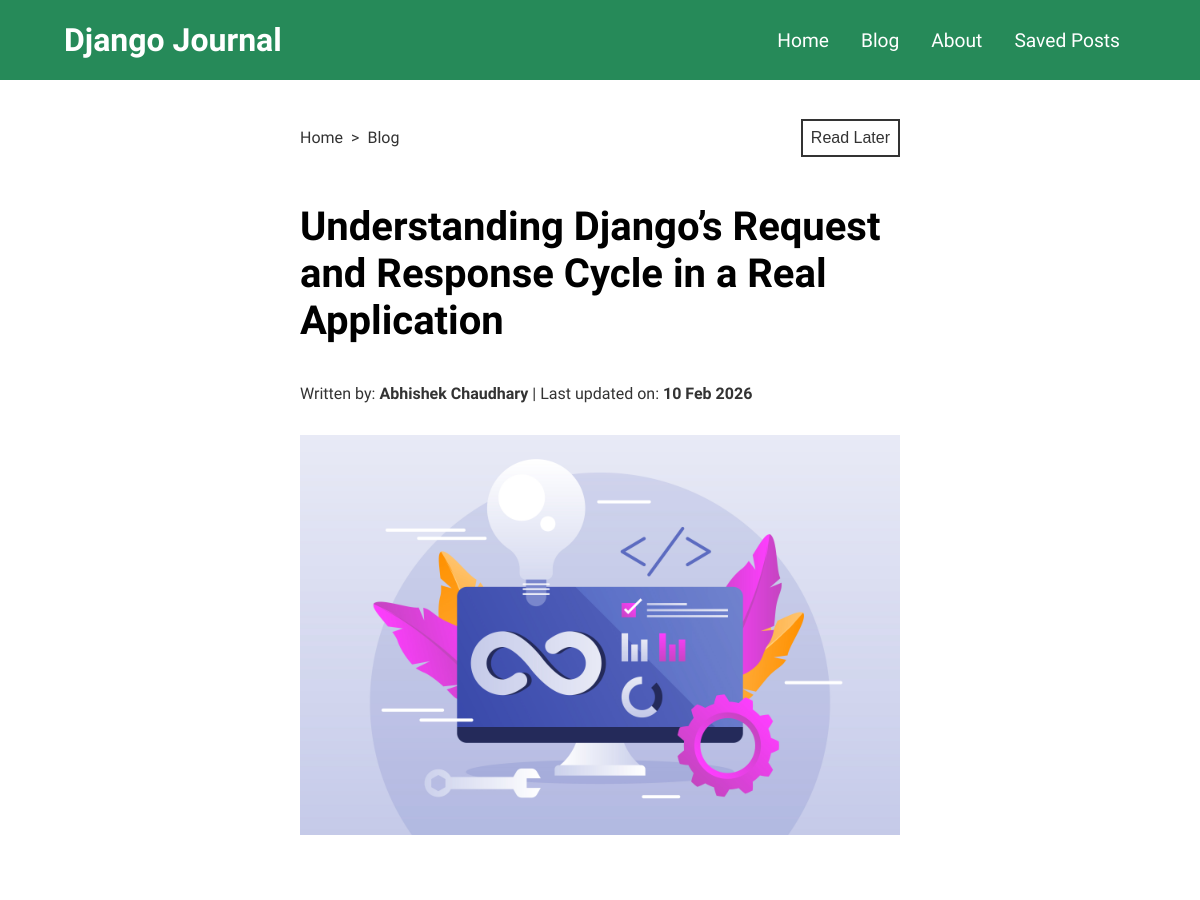
The app's page /blog/understanding-djangos-request-and-response-cycle (upper part), older data.
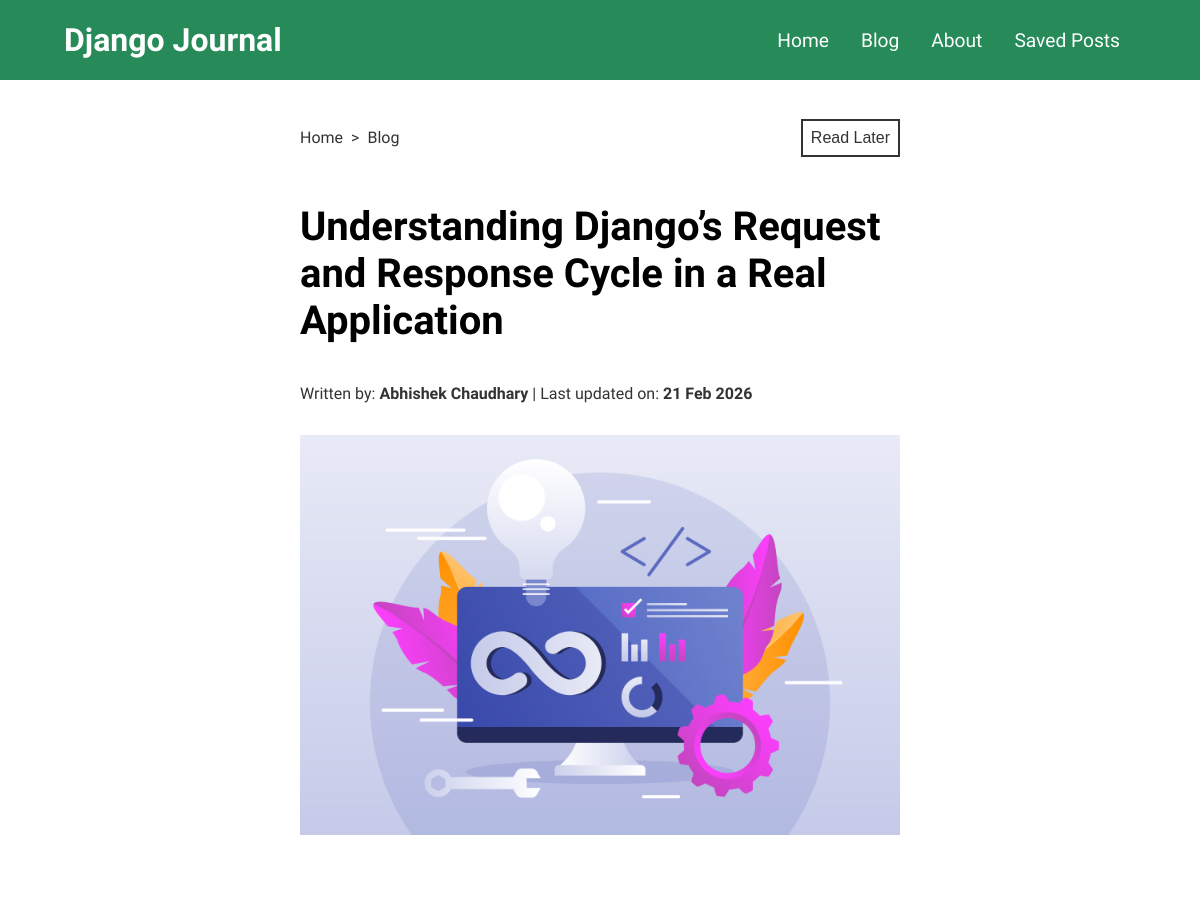
The same page, newer data.
### blog/models.py (models this page shows, shortened)
class Post(models.Model):
    title = models.CharField(max_length=200)
    author = models.ForeignKey(Author, on_delete=models.SET_NULL, null=True)
    date = models.DateField(auto_now=True)
    slug = models.SlugField(unique=True, db_index=True)
    excerpt = models.CharField(max_length=200)
    content = models.TextField(validators=[MinLengthValidator(10)])
    image = models.ImageField(upload_to="images/", default="images/7090544.jpg")
    tags = models.ManyToManyField(Tag)

class Author(models.Model):
    f_name = models.CharField(max_length=50)
    l_name = models.CharField(max_length=50)
    email_address = models.EmailField(null=True)
    def __str__(self):
        return f"{self.f_name} {self.l_name}"

### blog/views.py (the view, shortened to what this page needs)
# urls.py: path("blog/<slug:slug>", views.BlogDetailView.as_view(), name="blog-detail")
class BlogDetailView(View):
    def is_saved_for_later(self, request, post_id):
        saved_posts = request.session.get("saved_posts")
        if saved_posts is not None:
            is_saved_for_later = post_id in saved_posts
        else:
            is_saved_for_later = False
        return is_saved_for_later
    def get(self, request, slug):
        post = Post.objects.get(slug=slug)
        context = {
            "blog_detail": post,
            "form": CommentForm(),
            "is_saved_for_later": self.is_saved_for_later(request, post.id)
        }
        return render(request, "blog/blog_detail.html", context)

### blog/forms.py
class CommentForm(forms.ModelForm):
    class Meta:
        model = Comment
        exclude = ["post"]
        widgets = {
                'user_name': forms.TextInput(attrs={
                    'class': 'user-name-field',
                    'placeholder': 'Your Name'
                }),
                'comment': forms.Textarea(attrs={
                    'class': 'comment-field',
                    'placeholder': 'Leave a comment...'
                })
                }

### blog/templates/blog/blog_detail.html (shortened to what this page needs)
{% extends "base.html" %}
{% load static %}
{% block css_files %}
    <link rel="stylesheet" href="{% static 'blog/styles.css' %}">
    <link rel="stylesheet" href="{% static 'blog/header.css' %}">
    <link rel="stylesheet" href="{% static 'blog/footer.css' %}">
    <link rel="stylesheet" href="{% static 'blog/blog_detail.css' %}">
{% endblock %}
{% block content %}
    {% include "./includes/header.html" %}
    <div class="top-section">
        <div class="breadcrumb">
            <ul>
                <li><a href="{% url 'index-page' %}" >Home</a></li>
                <li><a href="{% url 'blog-page' %}" >Blog</a></li>
            </ul>
        </div>
        <div class="read-later">
            <form action="{% url 'read-later' %}" method="POST">
                {% if not is_saved_for_later %}
                    <input type="submit" class="read-later-button" value="Read Later">
                {% else %}
                    <input type="submit" class="read-later-button" value="Remove from Read Later">
                {% endif %}
            </form>
        </div>
    </div>
        <main>
            <article>
                <section>
                    <h1>{{ blog_detail.title }}</h1>
                    <span class="author">Written by: <span class="strong">{{ blog_detail.author }}</span> </span>
                    <span class="modify-date">| Last updated on: <time class="strong">{{ blog_detail.date|date:"d M Y"}}</time></span>
                    <div class="blog-img-container">
                        <img class="blog-img" src="{{ blog_detail.image.url }}" alt="{{ blog_detail.title }}" >
                    </div>
                </section>
            </article>
        </main>
{% endblock %}

Row changes from the older to the newer data that the page shows:
changed Post "Understanding Django’s Request and Response Cycle in a Real Application": date "10 Feb 2026" → "21 Feb 2026"
